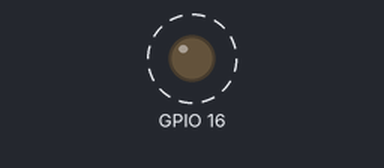
This sketch was run on a simulated ESP8266 (NodeMCU). Shown: output pins drawn as LEDs (lit = HIGH). Dashed ring = blinking. WiFi joins after 1.5 s; servers stay silent unless stated; what the sketch prints to the serial monitor is not drawn.

Above: at 2.3 s.
Timing chart, 0 to 6.4 s (numbered marks = the images above):
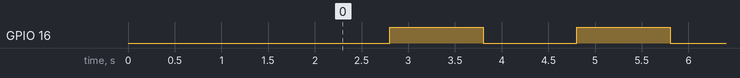

The sketch:

emed-nodeMCU-3.ino
```cpp
//emed-nodeMCU-3
//28.12.2019
//nodeMCU
//@rPrimTech       Jaume Nogués

#define BLYNK_PRINT Serial

#include <ESP8266WiFi.h>
#include <BlynkSimpleEsp8266.h>
#include <DHT11.h>
DHT11 sensor(10);

// You should get Auth Token in the Blynk App.
// Go to the Project Settings (nut icon).
char auth[] = "xxxxxxxxxxxxxxxxxxxxxxxxxxx";

// Your WiFi credentials.
// Set password to "" for open networks.
char ssid[] = "kk";
char pass[] = "dembele1";

BlynkTimer timer;

void setup()
{
  // Debug console
  pinMode(16, OUTPUT);
  Serial.begin(115200);
  Serial.println(" ");

  //Blynk.begin(auth, ssid, pass);
  // You can also specify server:
  //Blynk.begin(auth, ssid, pass, "elMeuServer.cat", 8080);
  Blynk.begin(auth, ssid, pass, IPAddress(167,86,87,117), 8080);

  timer.setInterval(1000L, intermita);
  timer.setInterval(10000L, uptime);
  timer.setInterval(20000L, mesuraDHT);
}

void loop()
{
  Blynk.run();
  timer.run();
}

void intermita()
{
  digitalWrite(16, !digitalRead(16));
}

void uptime()
{
  Blynk.virtualWrite(V0, millis() / 1000);
}

void mesuraDHT()
{
  uint32_t res = sensor.leer();
  float t=sensor.temperatura_C();
  float h=sensor.humedad();

  Serial.print("Temperatura (C): ");
  Serial.println(t); // temperatura en graus Celsius
  Serial.print("Humitat: ");
  Serial.println(h); // humitat en %

  Blynk.virtualWrite(V1, t);
  Blynk.virtualWrite(V2, h);
}
```

Measured:
- by itself, GPIO 16: alternates HIGH for 1.0 s and LOW for 1.0 s
